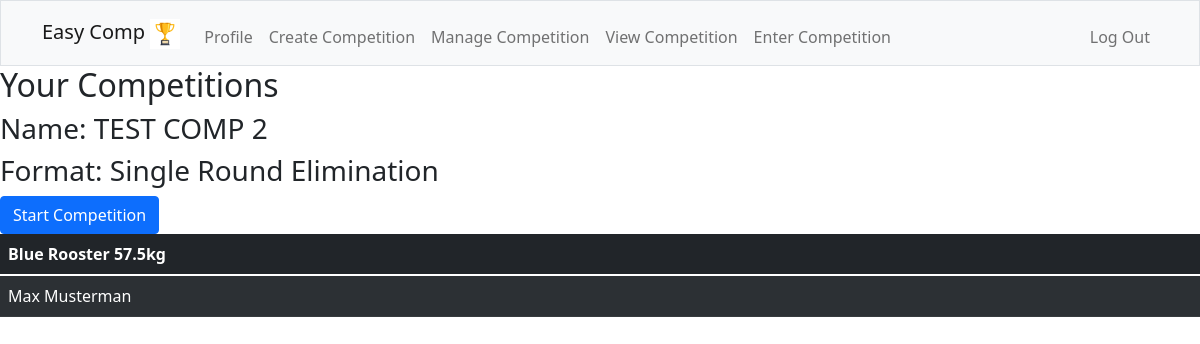
/manage (signed in), run on the app's committed database.
### tables this page shows
CREATE TABLE competitions (
    id INTEGER NOT NULL,
    name TEXT NOT NULL UNIQUE,
    format TEXT NOT NULL,
    organizer_id INTEGER NOT NULL,
    PRIMARY KEY(id),
    FOREIGN KEY(organizer_id) REFERENCES users(id)
);

CREATE TABLE divisions (
    id INTEGER NOT NULL,
    name TEXT NOT NULL,
    comp_id INTEGER NOT NULL,
    comp_name TEXT NOT NULL,
    PRIMARY KEY(id),
    FOREIGN KEY(comp_id) REFERENCES competitions(id)
    FOREIGN KEY(comp_name) REFERENCES competitions(name)
);

### app.py (the view)
@app.route("/manage", methods = ["GET"])
@login_required
def manage():
    divisions = {}
    divnames = []
    divids = []
    competitions = db.execute("SELECT DISTINCT name, format FROM competitions WHERE organizer_id = ?", session["user_id"])
    comprows = db.execute("SELECT DISTINCT id FROM competitions WHERE organizer_id = ?", session["user_id"])
    for i in range(len(comprows)):
        compid = comprows[0]["id"]
        rows = db.execute("SELECT DISTINCT id, name FROM divisions INNER JOIN competitors on competitors.division_id = divisions.id WHERE competition_id = ?", compid)
        for i in range(len(rows)):
            divname = rows[i]["name"]
            divnames.append(divname)
            divid = rows[i]["id"]
            divids.append(divid)
    for i in range(len(divids)):
        competitors = []
        divid = divids[i]
        divname = divnames[i]
        rows = db.execute("SELECT DISTINCT firstname, lastname FROM users INNER JOIN competitors on competitors.competitor_id = users.id WHERE division_id = ?", divid)
        for j in range(len(rows)):
            competitor = (rows[j]["firstname"] + " " + rows[j]["lastname"])
            competitors.append(competitor)
        divisions[divname] = competitors
    return render_template("manage-comp.html", divisions=divisions, competitions=competitions)

### app.py (called while the page is built)
@app.after_request
def after_request(response):
    response.headers["Cache-Control"] = "no-cache, no-store, must-revalidate"
    response.headers["Expires"] = 0
    response.headers["Pragma"] = "no-cache"
    return response

### helpers.py (called while the page is built)
def login_required(f):
    @wraps(f)
    def decorated_function(*args, **kwargs):
        if session.get("user_id") is None:
            return redirect("/login")
        return f(*args, **kwargs)
    return decorated_function

### templates/manage-comp.html (shortened to what this page needs)
{% extends "layout.html" %}
{% block main %}
<h2>Your Competitions</h2>
{% for dict_item in competitions %}
{% set competition = dict_item['name'] %}
    <h3>Name: {{ competition }}</h3>
    <h3>Format: {{ dict_item['format'] }} </h3>
<form action="/start/{{ competition }}" method="post">
    <button type="submit" class="btn btn-primary">Start Competition</button>
</form>
{% endfor %}
{% for division in divisions %}
<table class="table table-dark table-striped">
    <thead>
        <tr>
            <th>{{ division }}</th>
        </tr>
    </thead>
    <tbody>
        {% set list1 = divisions[division] %}
        {% for elem in list1 %}
        <tr>
            <td>{{ elem }}</td>
        </tr>
        {% endfor %}
    </tbody>
</table>
{% endfor %}
{% endblock %}

### data on the page
competitions: name "TEST COMP 2", format "Single Round Elimination"
divisions: name "Blue Rooster 57.5kg", list1 "Max Musterman"
